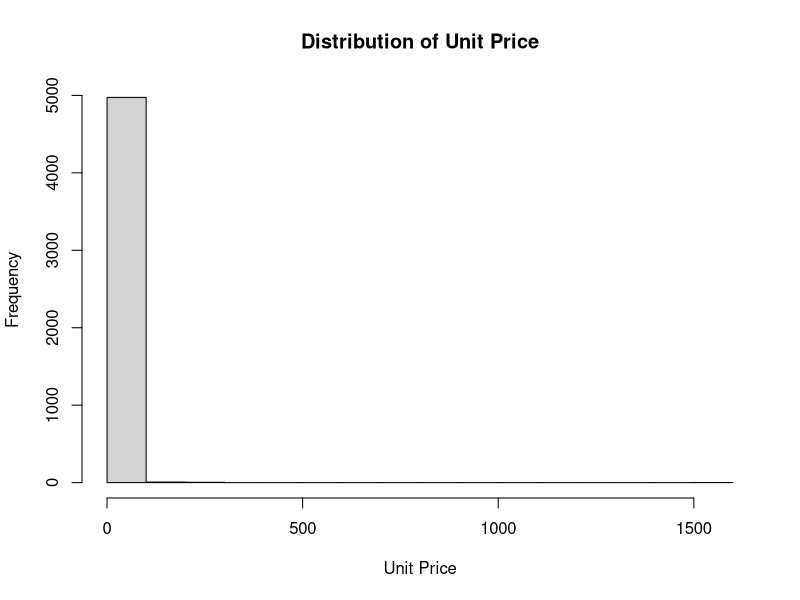
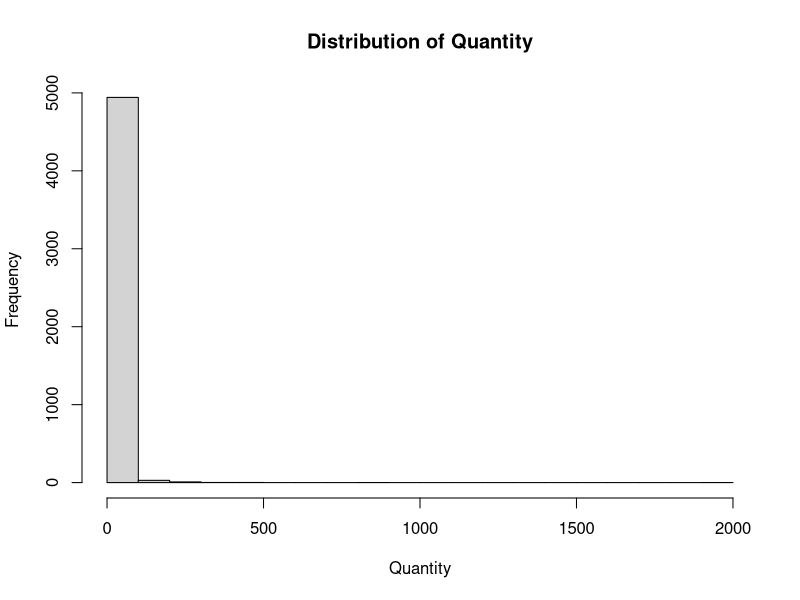
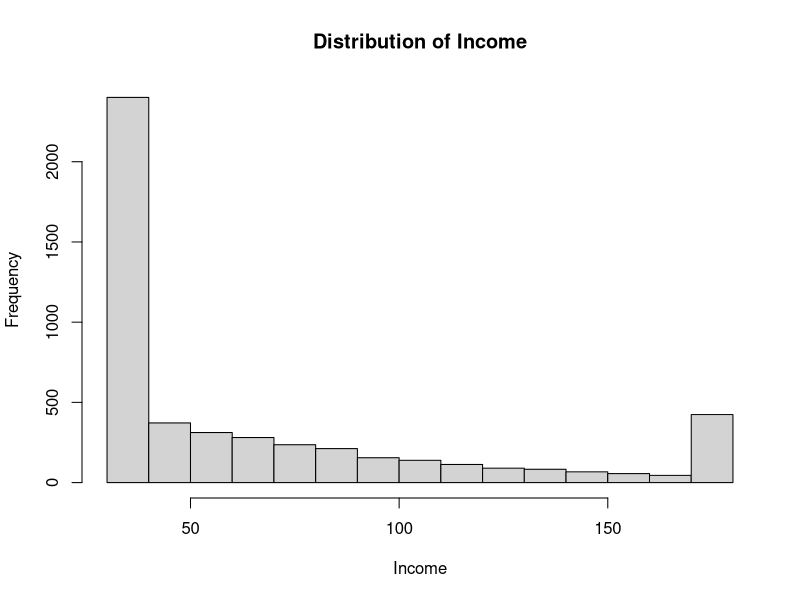
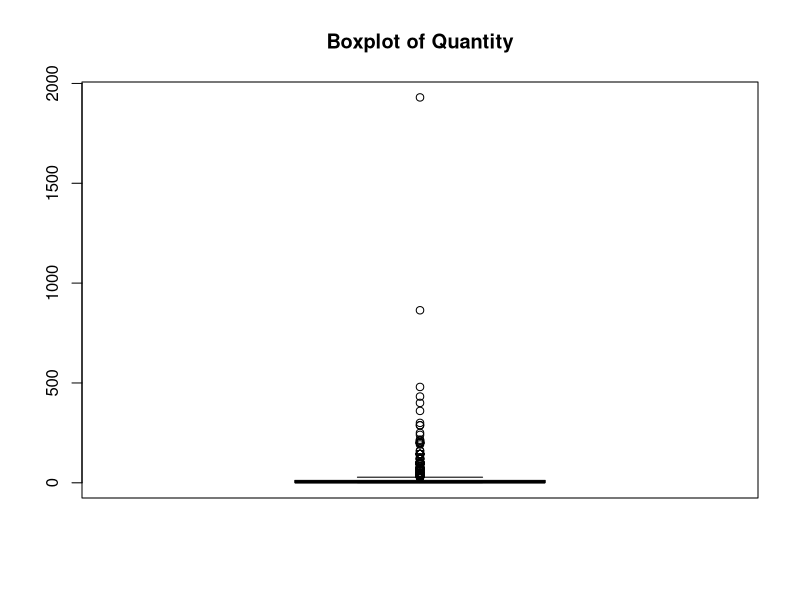
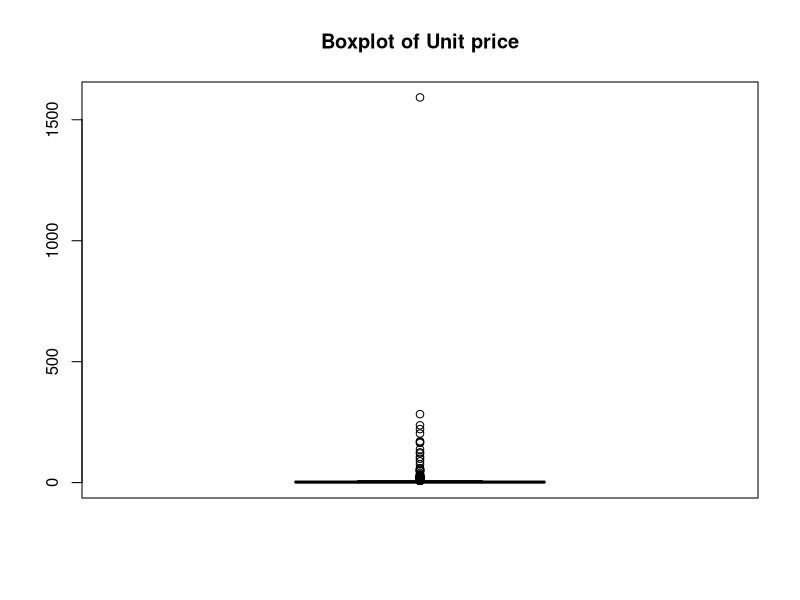
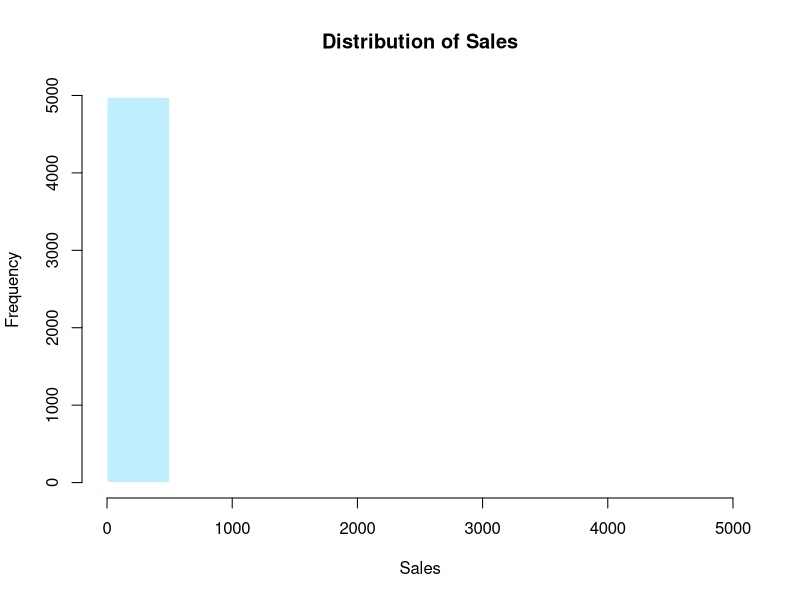
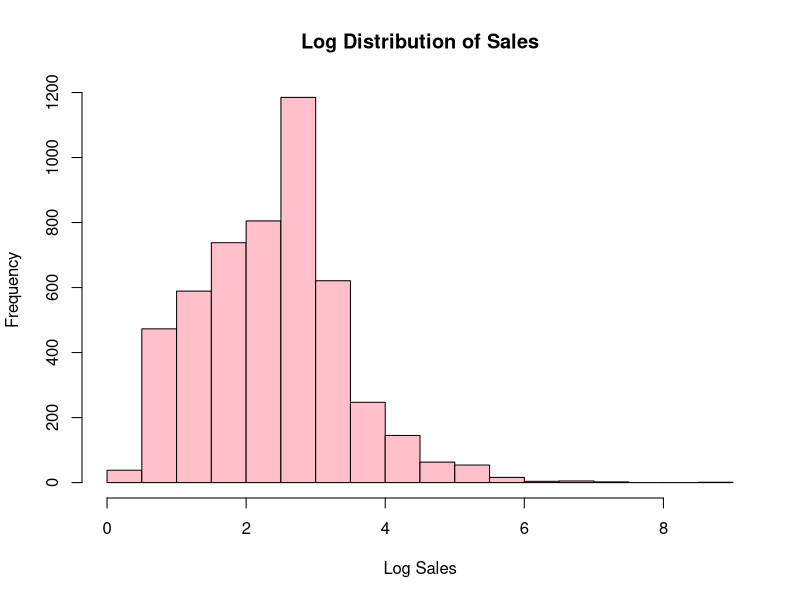
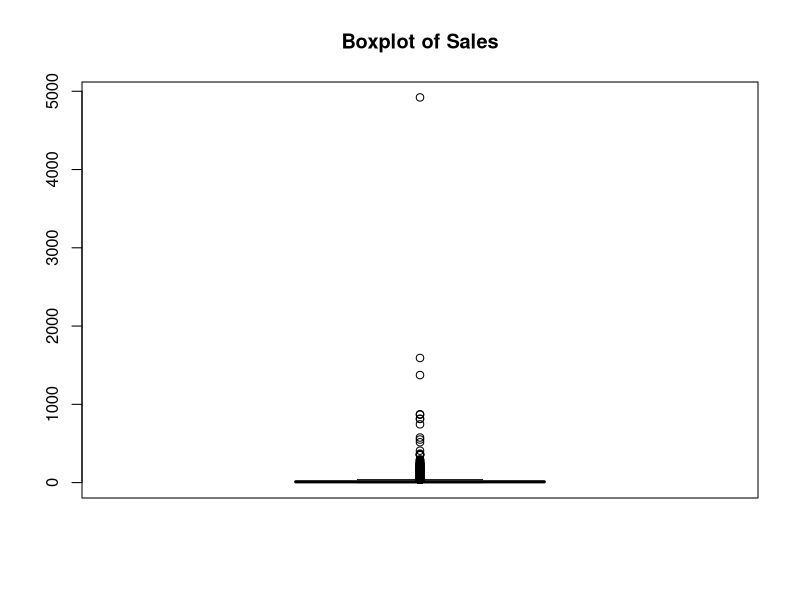

Generate these figures, in order, with R:
# =========================================================
# MARKETING ANALYTICS: SEGMENTATION, CONJOINT ANALYSIS & PCA
# Author: Samriddhi Soni
#
# 1. Customer segmentation (RFM, K-Means) and targeting (LDA)
# 2. Conjoint analysis of car attribute preferences
# 3. PCA perceptual map of car models
#
# Run from the project root so the data/ and outputs/ paths resolve.
# =========================================================

# ==================================================
# ========= 1. SEGMENTATION AND TARGETING ==========
# ==================================================

# ----------------------------------
# ======== LOAD LIBRARIES =========
# ----------------------------------

library(readxl)
library(MASS)
library(tidyverse)

set.seed(1)

# Load Dataset
customers <- read_excel("data/current_customers.xlsx")

# Basic Inspection
View(customers)
head(customers)
str(customers)
summary(customers)
dim(customers)

# Count missing values per column
colSums(is.na(customers))

# Convert "NA" strings in CustomerID into actual missing values
customers$CustomerID[customers$CustomerID == "NA"] <- NA

# Check missing values again
colSums(is.na(customers))

# Remove rows with missing descriptions
customers <- customers %>%
  filter(!is.na(Description))

# Convert InvoiceDate to proper datetime
customers$InvoiceDate <- as.POSIXct(
  customers$InvoiceDate,
  format = "%Y-%m-%dT%H:%M"
)

# Check structure again
str(customers)

# Dataset dimensions after cleaning
dim(customers)

# --------------------------------------
# ====== BASIC EXPLORATORY ANALYSIS ====
# --------------------------------------
# Summary statistics for numeric variable
summary(select(customers,
               Quantity,
               UnitPrice,
               household_size,
               income,
               age))

# HISTOGRAMS
hist(customers$UnitPrice,
     main = "Distribution of Unit Price",
     xlab = "Unit Price")

hist(customers$Quantity,
     main = "Distribution of Quantity",
     xlab = "Quantity")

hist(customers$income,
     main = "Distribution of Income",
     xlab = "Income")

# BOXPLOTS
boxplot(customers$Quantity,
        main = "Boxplot of Quantity")

boxplot(customers$UnitPrice,
        main = "Boxplot of Unit price")

# CORRELATION MATRIX
numeric_data <- customers %>%
  select(Quantity, UnitPrice, household_size,
         income, age, Work, Education)

cor(numeric_data)

# ----------------------------
# ==== TRANSACTION VALUES ====
# ----------------------------
# Total transaction value
customers$Sales <- customers$Quantity * customers$UnitPrice

# Summary of Sales
summary(customers$Sales)

# Check sales distribution
hist(customers$Sales,
     main = "Distribution of Sales",
     xlab = "Sales",
     col = "lightblue1",
     border = "white")

# Log-transformed histogram
hist(log(customers$Sales + 1),
     main = "Log Distribution of Sales",
     xlab = "Log Sales",
     col = "pink",
     border = "black")

# Boxplot
boxplot(customers$Sales,
        main = "Boxplot of Sales")

# ------------------------------
# === CUSTOMER-LEVEL DATASET ===
# ------------------------------
# Because segmentation should happen at customer level not transaction level

# Remove rows with missing CustomerID
customer_data <- customers %>%
  filter(!is.na(CustomerID))

# Create customer-level summary
customer_summary <- customer_data %>%
  group_by(CustomerID) %>%
  summarise(
    Frequency = n(),
    Monetary = sum(Sales),
    Avg_Quantity = mean(Quantity),
    Avg_Price = mean(UnitPrice),
    married = first(married),
    household_size = first(household_size),
    income = first(income),
    age = first(age),
    Work = first(Work),
    Education = first(Education)
  )

# Check dimensions
dim(customer_summary)

# Summary statistics
summary(customer_summary)

# -------------------------------------------
# ==== VISUALISE CUSTOMER LEVEL OUTLIERS ====
# -------------------------------------------

# Boxplots for customer-level variables

boxplot(customer_summary$Monetary,
        main = "Monetary Value Distribution")

boxplot(customer_summary$Frequency,
        main = "Frequency Distribution")

boxplot(customer_summary$Avg_Quantity,
        main = "Average Quantity Distribution")

# Histograms

hist(customer_summary$Monetary,
     main = "Monetary Histogram",
     xlab = "Monetary")

hist(log(customer_summary$Monetary + 1),
     main = "Log Monetary Histogram",
     xlab = "Log Monetary")

# --------------------------
# ==== RECENCY VARIABLE ====
# --------------------------

# Find latest purchase date in dataset
max_date <- max(customer_data$InvoiceDate)

# Create RFM table
rfm_data <- customer_data %>%
  group_by(CustomerID) %>%
  summarise(
    Recency = as.numeric(max_date - max(InvoiceDate)),
    Frequency = n(),
    Monetary = sum(Sales)
  )

# Summary statistics
summary(rfm_data)

# ----------------------------------
# ==== INDEPENDENT RFM SORTING ====
# ----------------------------------

# Using quartiles

rfm_scores <- rfm_data %>%
  mutate(
    R_score = ntile(-Recency, 4),
    F_score = ntile(Frequency, 4),
    M_score = ntile(Monetary, 4)
  )

# Create combined RFM score
rfm_scores <- rfm_scores %>%
  mutate(
    RFM_Score = paste(R_score, F_score, M_score, sep = "")
  )

# Frequency table of RFM scores
table(rfm_scores$RFM_Score)


# ----------------------------------
# ==== SEQUENTIAL RFM SORTING ====
# ----------------------------------
rfm_sequential <- rfm_data %>%
  
  # Step 1: Sort by Recency
  mutate(R_group = ntile(-Recency, 4)) %>%
  
  # Step 2: Within Recency groups, sort by Frequency
  group_by(R_group) %>%
  mutate(F_group = ntile(Frequency, 4)) %>%
  
  # Step 3: Within R and F groups, sort by Monetary
  group_by(R_group, F_group) %>%
  mutate(M_group = ntile(Monetary, 4)) %>%
  
  ungroup()

# Create combined score
rfm_sequential <- rfm_sequential %>%
  mutate(
    Sequential_RFM = paste(R_group, F_group, M_group, sep = "")
  )

# View segment counts
table(rfm_sequential$Sequential_RFM)

# ---------------------------------
# ==== CUSTOMER SEGMENT LABELS ====
# ---------------------------------
rfm_scores <- rfm_scores %>%
  mutate(
    Segment = case_when(
      R_score >= 3 & F_score >= 3 & M_score >= 3 ~ "Champions",
      R_score >= 3 & F_score >= 2 ~ "Loyal Customers",
      R_score >= 3 & M_score >= 3 ~ "Big Spenders",
      R_score <= 2 & F_score >= 3 ~ "At Risk",
      R_score <= 2 & F_score <= 2 & M_score <= 2 ~ "Low Value",
      TRUE ~ "Potential Customers"
    )
  )

# Segment counts
table(rfm_scores$Segment)

# ----------------------------------------------
# ==== STANDARDIZE VARIABLES FOR CLUSTERING ====
# ----------------------------------------------
# Because without scaling, Monetary dominates clustering
  
# Select clustering variables
cluster_data <- rfm_data %>%
  select(Recency, Frequency, Monetary)

# Standardize variables
cluster_scaled <- scale(cluster_data)

# Check summary
summary(cluster_scaled)

# Check standard deviations
apply(cluster_scaled, 2, sd)

# ----------------------------------
# ==== HIERARCHICAL CLUSTERING ====
# ----------------------------------
# Compute distance matrix
dist_matrix <- dist(cluster_scaled)

# Hierarchical clustering
hc <- hclust(dist_matrix, method = "complete")

# Plot dendrogram
plot(hc,
     main = "Hierarchical Clustering Dendrogram",
     xlab = "",
     sub = "")

# -----------------------
# ==== ELBOW METHOD ====
# -----------------------
# Use elbow method to identify optimal number of clusters
# based on within-cluster sum of squares (WCSS)
# Calculate WCSS

wcss <- numeric(10)

for(i in 1:10) {
  km <- kmeans(cluster_scaled,
               centers = i,
               nstart = 20)
  
  wcss[i] <- km$tot.withinss
}

# Plot elbow curve

plot(1:10, wcss,
     type = "b",
     pch = 19,
     frame = FALSE,
     xlab = "Number of Clusters",
     ylab = "WCSS",
     main = "Elbow Method")

# ----------------------------
# ==== K MEANS CLUSTERING ====
# ----------------------------

# Perform K-means clustering with multiple random starts
# to improve clustering stability and avoid local optima
# K-means clustering with 4 clusters
set.seed(1)

kmeans_4 <- kmeans(cluster_scaled,
                   centers = 4,
                   nstart = 20)

# View cluster assignments
table(kmeans_4$cluster)

# Cluster centers
kmeans_4$centers

# Add clusters to RFM data
rfm_clustered <- rfm_data %>%
  mutate(Cluster = as.factor(kmeans_4$cluster))

# K-means clustering with 3 clusters

set.seed(1)

kmeans_3 <- kmeans(cluster_scaled,
                   centers = 3,
                   nstart = 20)

# Cluster sizes
table(kmeans_3$cluster)

# Cluster centers
kmeans_3$centers

# ----------------------------------------
# ==== ADD CLUSTER LABELS & PROFILING ====
# ----------------------------------------
# Add 3-cluster solution to dataset

rfm_clustered <- rfm_data %>%
  mutate(Cluster = as.factor(kmeans_3$cluster))

# Cluster summary statistics
# Profile clusters using average RFM values
# to understand customer behavior patterns
cluster_profile <- rfm_clustered %>%
  group_by(Cluster) %>%
  summarise(
    Avg_Recency = mean(Recency),
    Avg_Frequency = mean(Frequency),
    Avg_Monetary = mean(Monetary),
    Count = n()
  )

cluster_profile

# Although a 4-cluster solution was explored,
# the 3-cluster solution provided better managerial
# interpretability and more balanced segmentation

# ---------------------------------------
# ==== ADD MANAGERIAL CLUSTER LABELS ====
# ---------------------------------------
# Assign meaningful business oriented labels 
# to improve interpretation of customer segments
rfm_clustered <- rfm_clustered %>%
  mutate(
    Cluster_Name = case_when(
      Cluster == 1 ~ "Elite Customers",
      Cluster == 2 ~ "Disengaged Customers",
      Cluster == 3 ~ "Regular Customers"
    )
  )

# Check counts
table(rfm_clustered$Cluster_Name)

# --------------------------------
# ==== SEGMENT VISUALIZATIONS ====
# Boxplot: Monetary by Cluster----
boxplot(Monetary ~ Cluster,
        data = rfm_clustered,
        main = "Monetary Value by Cluster",
        xlab = "Cluster",
        ylab = "Monetary Value",
        col = "lightblue")

# Boxplot: Frequency by Cluster
boxplot(Frequency ~ Cluster,
        data = rfm_clustered,
        main = "Frequency by Cluster",
        xlab = "Cluster",
        ylab = "Frequency",
        col = "lightgreen")

# Boxplot: Recency by Cluster
boxplot(Recency ~ Cluster,
        data = rfm_clustered,
        main = "Recency by Cluster",
        xlab = "Cluster",
        ylab = "Recency",
        col = "lightpink")

# Scatterplot: Frequency vs Monetary
plot(rfm_clustered$Frequency,
     rfm_clustered$Monetary,
     col = rfm_clustered$Cluster,
     pch = 19,
     main = "Frequency vs Monetary by Cluster",
     xlab = "Frequency",
     ylab = "Monetary")

# --------------------------
# ==== ANOVA VALIDATION ====
# --------------------------
# Test whether cluster means differ 
# significantly across RFM variables

# Recency ANOVA
anova_recency <- aov(Recency ~ Cluster,
                     data = rfm_clustered)

summary(anova_recency)

# Frequency ANOVA
anova_frequency <- aov(Frequency ~ Cluster,
                       data = rfm_clustered)

summary(anova_frequency)

# Monetary ANOVA
anova_monetary <- aov(Monetary ~ Cluster,
                      data = rfm_clustered)

summary(anova_monetary)

# ------------------------------
# ==== PREPARE DATA FOR LDA ====
# ------------------------------
# Merge demographic variables with clustered data

lda_data <- customer_summary %>%
  select(CustomerID,
         married,
         household_size,
         income,
         age,
         Work,
         Education) %>%
  
  left_join(
    rfm_clustered %>%
      select(CustomerID, Cluster_Name),
    
    by = "CustomerID"
  )

# Check structure
str(lda_data)

# -------------------------------
# ==== DISCRIMINANT ANALYSIS ====
# -------------------------------
# Convert cluster labels to factor
lda_data$Cluster_Name <- as.factor(lda_data$Cluster_Name)

# Run LDA model

lda_model <- lda(
  Cluster_Name ~ married +
    household_size +
    income +
    age +
    Work +
    Education,
  
  data = lda_data
)

# Print model results
lda_model

# ----------------------------------
# ==== CONFUSION MATRIX ====
# ----------------------------------
# Evaluate classification performance
# by comparing actual and predicted segments

# Predict segment membership
lda_pred <- predict(lda_model)

# Predicted classes
predicted_clusters <- lda_pred$class

# Create confusion matrix
conf_matrix <- table(
  Actual = lda_data$Cluster_Name,
  Predicted = predicted_clusters
)

# Print confusion matrix
conf_matrix

# Classification accuracy
sum(diag(conf_matrix)) / sum(conf_matrix)

# -------------------------------------
# ==== LOAD PROSPECT CUSTOMER DATA ====
# -------------------------------------
prospects <- read_excel("data/prospect_customers.xlsx")

# Basic Inspection
str(prospects)
colSums(is.na(prospects))
dim(prospects)
summary(prospects)

# -------------------------------------
# ==== CLASSIFY PROSPECT CUSTOMERS ====
# -------------------------------------
# Classify prospect customers into predicted segments
# using the discriminant analysis model

# Predict prospect segments
prospect_predictions <- predict(
  lda_model,
  prospects
)

# Extract predicted classes
prospects$Predicted_Segment <- prospect_predictions$class

# Segment counts
table(prospects$Predicted_Segment)

# View updated dataset
View(prospects)

# =========================================================
# ================ 2. CONJOINT ANALYSIS ===================
# =========================================================

# ----------------------------
# ==== LOAD CONJOINT DATA ====
# ----------------------------
# Product profiles dataset
profiles <- read_excel("data/product_profiles.xlsx")

# Preference ratings dataset
preferences <- read_excel("data/conjoint_preferences.xlsx")

# Inspect datasets
str(profiles)
str(preferences)
dim(profiles)
dim(preferences)

# Missing values
colSums(is.na(profiles))
colSums(is.na(preferences))

# ----------------------------------
# ==== INSPECT ATTRIBUTE LEVELS ====
# ----------------------------------

# View unique values for each attribute

unique(profiles$Price)
unique(profiles$Brand)
unique(profiles$Horsepower)
unique(profiles$Color)
unique(profiles$Sunroof)

# -------------------------------
# ==== PREPARE CONJOINT DATA ====
# -------------------------------
# Convert categorical variables to factors

profiles$Price <- as.factor(profiles$Price)
profiles$Brand <- as.factor(profiles$Brand)
profiles$Horsepower <- as.factor(profiles$Horsepower)
profiles$Color <- as.factor(profiles$Color)
profiles$Sunroof <- as.factor(profiles$Sunroof)

# Check structure
str(profiles)

# -------------------------------
# ==== MEAN PREFERENCE SCORE ====
# -------------------------------
# Calculate average preference across respondents

profiles$Preference <- rowMeans(
  preferences[, 2:16]
)

# View updated dataset
View(profiles)

# Summary
summary(profiles$Preference)

# -----------------------------------
# ==== CONJOINT REGRESSION MODEL ====
# -----------------------------------
# Run conjoint regression

conjoint_model <- lm(
  Preference ~ Price +
    Brand +
    Horsepower +
    Color +
    Sunroof,
  
  data = profiles
)

# View model summary
summary(conjoint_model)

# ------------------------------
# ==== ATTRIBUTE IMPORTANCE ====
# ------------------------------
# Estimate customer utilities for automobile attributes
# Create utility ranges

price_range <- max(c(0,
                     coef(conjoint_model)[2],
                     coef(conjoint_model)[3],
                     coef(conjoint_model)[4])) -
  min(c(0,
        coef(conjoint_model)[2],
        coef(conjoint_model)[3],
        coef(conjoint_model)[4]))

brand_range <- max(c(0,
                     coef(conjoint_model)[5],
                     coef(conjoint_model)[6],
                     coef(conjoint_model)[7])) -
  min(c(0,
        coef(conjoint_model)[5],
        coef(conjoint_model)[6],
        coef(conjoint_model)[7]))

hp_range <- max(c(0,
                  coef(conjoint_model)[8],
                  coef(conjoint_model)[9])) -
  min(c(0,
        coef(conjoint_model)[8],
        coef(conjoint_model)[9]))

color_range <- max(c(0,
                     coef(conjoint_model)[10],
                     coef(conjoint_model)[11])) -
  min(c(0,
        coef(conjoint_model)[10],
        coef(conjoint_model)[11]))

sunroof_range <- max(c(0,
                       coef(conjoint_model)[12])) -
  min(c(0,
        coef(conjoint_model)[12]))

# Combine ranges
ranges <- c(price_range,
            brand_range,
            hp_range,
            color_range,
            sunroof_range)

# Calculate importance percentages
importance <- ranges / sum(ranges) * 100

# Create table
importance_table <- data.frame(
  Attribute = c("Price",
                "Brand",
                "Horsepower",
                "Color",
                "Sunroof"),
  
  Importance = importance
)

importance_table

# --------------------------------------------
# ==== ATTRIBUTE IMPORTANCE VISUALIZATION ====
# --------------------------------------------
barplot(
  importance_table$Importance,
  
  names.arg = importance_table$Attribute,
  
  main = "Attribute Importance in Customer Preferences",
  
  ylab = "Importance (%)",
  
  col = c("lightblue",
          "lightgreen",
          "lightpink",
          "lavender",
          "lightyellow")
)

# ---------------------------
# ==== PREDICT UTILITIES ====
# ---------------------------
# Predict utility scores for each product profile

profiles$Predicted_Utility <- predict(conjoint_model)

# View utilities
View(profiles)

# Sort profiles by predicted utility
profiles_ranked <- profiles %>%
  arrange(desc(Predicted_Utility))

# View ranked profiles
View(profiles_ranked)

# Top profiles
head(profiles_ranked)

# =========================================================
# ================= 3. PCA / PERCEPTUAL MAP ===============
# =========================================================

# --------------------------
# ==== LOAD PCA DATASET ====
# --------------------------
cars_pca <- read_excel("data/car_attributes.xlsx")

# Basic Inspection
View(cars_pca)
str(cars_pca)
dim(cars_pca)

# Missing values
colSums(is.na(cars_pca))

# --------------------------
# ==== PREPARE PCA DATA ====
# --------------------------
# Remove model names
cars_numeric <- cars_pca %>%
  select(-Model)

# Standardize variables
cars_scaled <- scale(cars_numeric)
summary(cars_scaled)

# Standard deviations
apply(cars_scaled, 2, sd)

# -----------------
# ==== RUN PCA ====
# -----------------
# PCA helps determine the hidden dimensions consumers use
# when evaluating automobiles
pca_model <- prcomp(
  cars_scaled,
  center = TRUE,
  scale. = TRUE
)

# PCA summary
summary(pca_model)

# Standard deviations
pca_model$sdev

# Rotation matrix (loadings)
pca_model$rotation

# PCA BIPLOT
biplot(
  pca_model,
  scale = 0,
  cex = 0.7
)

# -----------------------------
# === POWER BI EXPORT FILES ===
# -----------------------------
dir.create("outputs", showWarnings = FALSE)

# Customer-level cluster data
write.csv(rfm_clustered,
          "outputs/rfm_clustered.csv",
          row.names = FALSE)

# Cluster profile
write.csv(cluster_profile,
          "outputs/cluster_profile.csv",
          row.names = FALSE)

# Confusion matrix
write.csv(as.data.frame(conf_matrix),
          "outputs/confusion_matrix.csv",
          row.names = FALSE)

# Prospect classification
write.csv(prospects,
          "outputs/prospect_classification.csv",
          row.names = FALSE)

# Conjoint importance table
write.csv(importance_table,
          "outputs/attribute_importance.csv",
          row.names = FALSE)

# Ranked conjoint profiles
write.csv(profiles_ranked,
          "outputs/profiles_ranked.csv",
          row.names = FALSE)

# =========================================================
# ======================= END =============================
# =========================================================
